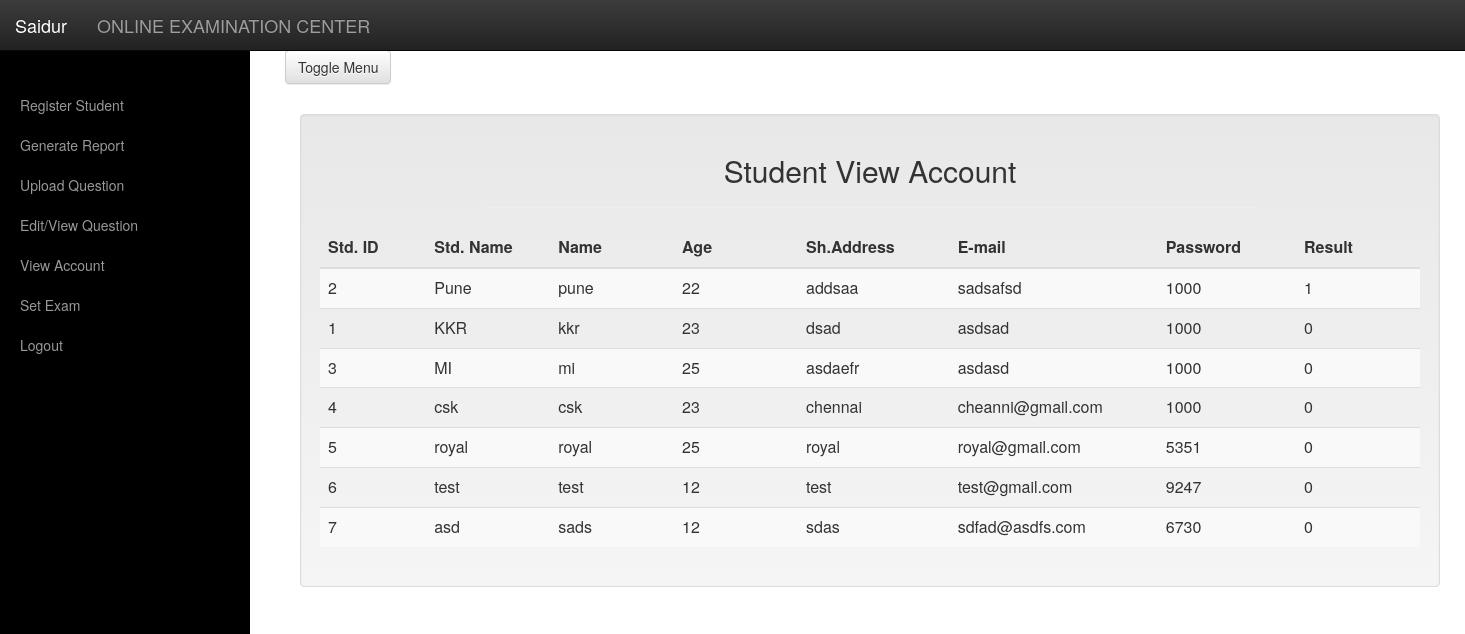
/viewaccount1.php (signed in), run on the app's committed database.
### tables this page shows
CREATE TABLE IF NOT EXISTS `student` (
  `student_id` int(10) NOT NULL AUTO_INCREMENT,
  `student_name` varchar(30) NOT NULL,
  `name` varchar(15) NOT NULL,
  `age` int(11) NOT NULL,
  `sadd` varchar(60) NOT NULL,
  `e-mail` varchar(30) NOT NULL,
  `password` varchar(30) DEFAULT NULL,
  `result` int(15) NOT NULL,
  `appeared` tinyint(4) NOT NULL DEFAULT '0',
  PRIMARY KEY (`student_id`)
);

### viewaccount1.php (the view, shortened to what this page needs)
<?php include("header.php");  ?>
<body>
    <?php include("navigation1.php");  ?>
    <?php include("sidebar.php");  ?>
    <?php include("config.php"); ?>
    <?php
        $sql = "select * from student";
        $result = mysqli_query($con,$sql);
    ?>
<div class="container">
<div class="row test2">
    <div class="col-md-12">
		<div class="well">
			<h2 class="text-center">Student View Account</h2>
			<hr width="70%">
				<table class="table table-striped">
					<thead>
						<tr>
							<th width="6%" align="left">Std. ID</th>
							<th width="7%" align="left">Std. Name</th>
							<th width="7%" align="left">Name</th>
							<th width="7%" align="center">Age</th>
							<th width="7%" align="center">Sh.Address</th>
							<th width="7%" align="left">E-mail</th>
                            <th width="7%" align="left">Password</th>
                            <th width="7%" align="left">Result</th>
 						</tr>
					</thead>
					<tbody>
						<?php
							while($row = mysqli_fetch_array($result,MYSQLI_ASSOC))
                              {
                              echo "<tr>";
                              echo "<td>" . $row['student_id'] . "</td>";
                              echo "<td>" . $row['student_name'] . "</td>";
                              echo "<td>" . $row['name'] . "</td>";
                              echo "<td>" . $row['age'] . "</td>";
                              echo "<td>" . $row['sadd'] . "</td>";
                              echo "<td>" . $row['e-mail'] . "</td>";
                              echo "<td>" . $row['password'] . "</td>";
                              echo "<td>" . $row['result'] . "</td>";
                              echo "</tr>";
                              }
                        ?>
					</tbody>
				</table>
		</div>
	</div>
</div>
<?php include("sidebar1.php");  ?>
</body>
</html>

### css/main.css (style rules this page uses)
.test2 { position: relative; top: 30px; }

### data on the page
student: student_id "2", student_name "Pune", name "pune", age "22", sadd "addsaa", value "sadsafsd", password "1000", result "1"
student: student_id "1", student_name "KKR", name "kkr", age "23", sadd "dsad", value "asdsad", password "1000", result "0"
student: student_id "3", student_name "MI", name "mi", age "25", sadd "asdaefr", value "asdasd", password "1000", result "0"
student: student_id "4", student_name "csk", name "csk", age "23", sadd "chennai", value "cheanni@gmail.com", password "1000", result "0"
student: student_id "5", student_name "royal", name "royal", age "25", sadd "royal", value "royal@gmail.com", password "5351", result "0"
student: student_id "6", student_name "test", name "test", age "12", sadd "test", value "test@gmail.com", password "9247", result "0"
student: student_id "7", student_name "asd", name "sads", age "12", sadd "sdas", value "sdfad@asdfs.com", password "6730", result "0"
